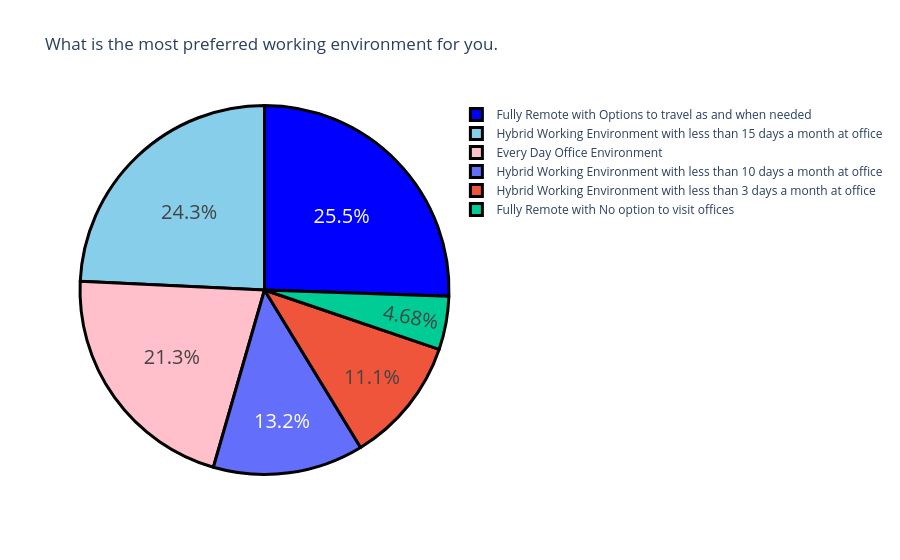

Notebook code for this chart:
### Code cell
question4 ="What is the most preferred working environment for you."
question4 = data[question4].value_counts()
label = question4.index
counts = question4.values
color =['red','skyblue','pink','orange','black','yellow']
fig= go.Figure(data = [go.Pie(labels  = label, values = counts)])
fig.update_layout(title_text = 'What is the most preferred working environment for you.')
fig.update_traces(hoverinfo ='label+value', textinfo = 'percent', textfont_size =20, marker =dict(colors = colors, line = dict(color= 'black', width=3)))
fig.show()

### Figure 1 — Plotly figure (JSON) as saved in the notebook; plotly's stock layout.template omitted (floating-point values rounded to 4 significant figures)
{"data": [{"hoverinfo": "label+value", "labels": ["Fully Remote with Options to travel as and when needed", "Hybrid Working Environment with less than 15 days a month at office", "Every Day Office Environment", "Hybrid Working Environment with less than 10 days a month at office", "Hybrid Working Environment with less than 3 days a month at office", "Fully Remote with No option to visit offices"], "marker": {"colors": ["blue", "skyblue", "pink"], "line": {"color": "black", "width": 3}}, "textfont": {"size": 20}, "textinfo": "percent", "type": "pie", "values": [60, 57, 50, 31, 26, 11]}], "layout": {"autosize": true, "title": {"text": "What is the most preferred working environment for you."}}}
